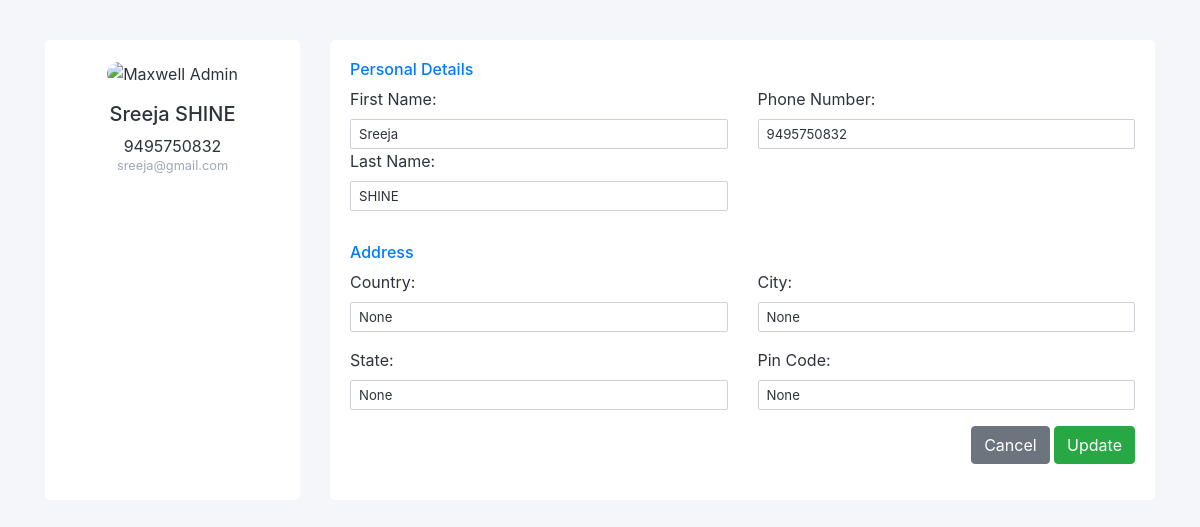
/edit_profile.html/ (signed in), run on the app's committed database.
### StepGuideApp/models.py (models this page shows, shortened)
class CustomUser(AbstractUser):
    CLIENT = 1
    ADMIN = 2
    MERCHANT = 3
    ROLE_CHOICE = (
        (CLIENT, 'Client'),
        (ADMIN,'Admin'),
        (MERCHANT,'Merchant')
    )
    username = models.CharField(max_length=100,unique=True)
    first_name = models.CharField(max_length=100,)
    last_name = models.CharField(max_length=100)
    email = models.EmailField(max_length=100,unique=True)
    phone_no = models.CharField(max_length=12)
    user_type = models.PositiveSmallIntegerField(choices=ROLE_CHOICE, blank=True, null=True)
    object = UserManager()
    USERNAME_FIELD = 'username'
    REQUIRED_FIELDS = ['phone_no','email','first_name','last_name','password']

class UserProfile(models.Model):
    user = models.OneToOneField(CustomUser, on_delete=models.CASCADE, blank=True, null=True)
    profile_pic=models.FileField(upload_to='profile_pic/',blank=True,null=True)
    country = models.CharField(max_length=15, blank=True, null=True)
    state = models.CharField(max_length=15, blank=True, null=True)
    city = models.CharField(max_length=15, blank=True, null=True)
    pin_code = models.CharField(max_length=6, blank=True, null=True)
    created_at = models.DateTimeField(auto_now_add=True)
    modified_at = models.DateTimeField(auto_now=True)

### StepGuideApp/views.py (the view, shortened to what this page needs)
# urls.py: path('edit_profile.html/',views.edit_profile,name='edit_profile'),
def edit_profile(request):
    user = request.user
    user_profile = UserProfile.objects.get(user=user)
    context = {
        'user': user,
        'user_profile': user_profile,
    }
    return render(request, 'edit_profile.html',context)

### template/edit_profile.html (shortened to what this page needs)
{% load static %}
<!DOCTYPE html>
<html lang="en">
<head>
<link href="https://cdn.jsdelivr.net/npm/bootstrap@4.5.0/dist/css/bootstrap.min.css" rel="stylesheet">
</head>
<body>
<div class="container">
    <div class="row gutters">
        <div class="col-xl-3 col-lg-3 col-md-12 col-sm-12 col-12">
            <div class="card h-100">
                <div class="card-body">
                    <div class="account-settings">
                        <div class="user-profile">
                            <div class="user-avatar">
                                <img src="https://bootdey.com/img/Content/avatar/avatar7.png" alt="Maxwell Admin">
                            </div>
                            <h5 class="user-name">{{ user.first_name }} {{ user.last_name }}</h5>
                            <h7 class="user-phone">{{ user.phone_no }}</h7>
                            <h6 class="user-email">{{ user.email }}</h6>
                        </div>
                    </div>
                </div>
            </div>
        </div>
        <div class="col-xl-9 col-lg-9 col-md-12 col-sm-12 col-12">
            <div class="card h-100">
                <div class="card-body">
                    <form method="post" enctype="multipart/form-data" id="pictureForm">
                        <div class="row gutters">
                            <div class="col-xl-12 col-lg-12 col-md-12 col-sm-12 col-12">
                                <h6 class="mb-2 text-primary">Personal Details</h6>
                            </div>
                            <div class="col-xl-6 col-lg-6 col-md-6 col-sm-6 col-12">
                                <div class="form-group">
                                    <label for="first_name" class="form-label">First Name:</label>
                                    <input type="text" class="form-control form-control-sm" id="first_name" name="first_name" value="{{ user.first_name }}" required>
                                    <label for="last_name" class="form-label">Last Name:</label>
                                    <input type="text" class="form-control form-control-sm" id="last_name" name="last_name" value="{{ user.last_name }}" required>
                                </div>
                            </div>
                            <div class="col-xl-6 col-lg-6 col-md-6 col-sm-6 col-12">
                                <div class="form-group">
                                    <label for="phone" class="form-label">Phone Number:</label>
                                    <input type="text" class="form-control form-control-sm" id="phone" name="phone" value="{{ user.phone_no }}" required>
                                </div>
                            </div>
                        </div>
                        <div class="row gutters">
                            <div class="col-xl-12 col-lg-12 col-md-12 col-sm-12 col-12">
                                <h6 class="mt-3 mb-2 text-primary">Address</h6>
                            </div>
                            <div class="col-xl-6 col-lg-6 col-md-6 col-sm-6 col-12">
                                <div class="form-group">
                                    <label for="country" class="form-label">Country:</label>
                                    <input type="text" class="form-control form-control-sm" id="country" name="country" value="{{ user_profile.country }}" required>
                                </div>
                            </div>
                            <div class="col-xl-6 col-lg-6 col-md-6 col-sm-6 col-12">
                                <div class="form-group">
                                    <label for="city" class="form-label">City:</label>
                                    <input type="text" class="form-control form-control-sm" id="city" name="city" value="{{ user_profile.city }}">
                                </div>
                            </div>
                            <div class="col-xl-6 col-lg-6 col-md-6 col-sm-6 col-12">
                                <div class="form-group">
                                    <label for="state" class="form-label">State:</label>
                                    <input type="text" class="form-control form-control-sm" id="state" name="state" value="{{ user_profile.state }}">
                                </div>
                            </div>
                            <div class="col-xl-6 col-lg-6 col-md-6 col-sm-6 col-12">
                                <div class="form-group">
                                    <label for="pin_code" class="form-label">Pin Code:</label>
                                    <input type="text" class="form-control form-control-sm" id="pin_code" name="pin_code" value="{{ user_profile.pin_code }}">
                                </div>
                            </div>
                        </div>
                        <div class="row gutters">
                            <div class="col-xl-12 col-lg-12 col-md-12 col-sm-12 col-12">
                                <div class="text-right">
                                    <button type="button" id="cancel-button" name="cancel" class="btn btn-secondary" onclick="window.location.reload()">Cancel</button>
                                    <button type="submit" id="update-button" name="update" class="btn btn-success">Update</button>
                                </div>
                            </div>
                        </div>
                    </form>
                </div>
            </div>
        </div>
    </div>
</div>
</body>
</html>

### template/edit_profile.html (style rules this page uses)
body { margin: 0; padding-top: 40px; color: #2e323c; background: #f5f6fa; position: relative; height: 100%; }
.account-settings .user-profile { margin: 0 0 1rem 0; padding-bottom: 1rem; text-align: center; }
.account-settings .user-profile .user-avatar { margin: 0 0 1rem 0; }
.account-settings .user-profile .user-avatar img { width: 90px; height: 90px; -webkit-border-radius: 100px; -moz-border-radius: 100px; border-radius: 100px; }
.account-settings .user-profile h5.user-name { margin: 0 0 0.5rem 0; }
.account-settings .user-profile h6.user-email { margin: 0; font-size: 0.8rem; font-weight: 400; color: #9fa8b9; }
.form-control { border: 1px solid #cfd1d8; -webkit-border-radius: 2px; -moz-border-radius: 2px; border-radius: 2px; font-size: .825rem; background: #ffffff; color: #2e323c; }
.card { background: #ffffff; -webkit-border-radius: 5px; -moz-border-radius: 5px; border-radius: 5px; border: 0; margin-bottom: 1rem; }

### data on the page
CustomUser: first_name "Sreeja", last_name "SHINE", phone_no "9495750832", email "sreeja@gmail.com", phone "9495750832"
UserProfile: country "None", city "None", state "None", pin_code "None"
